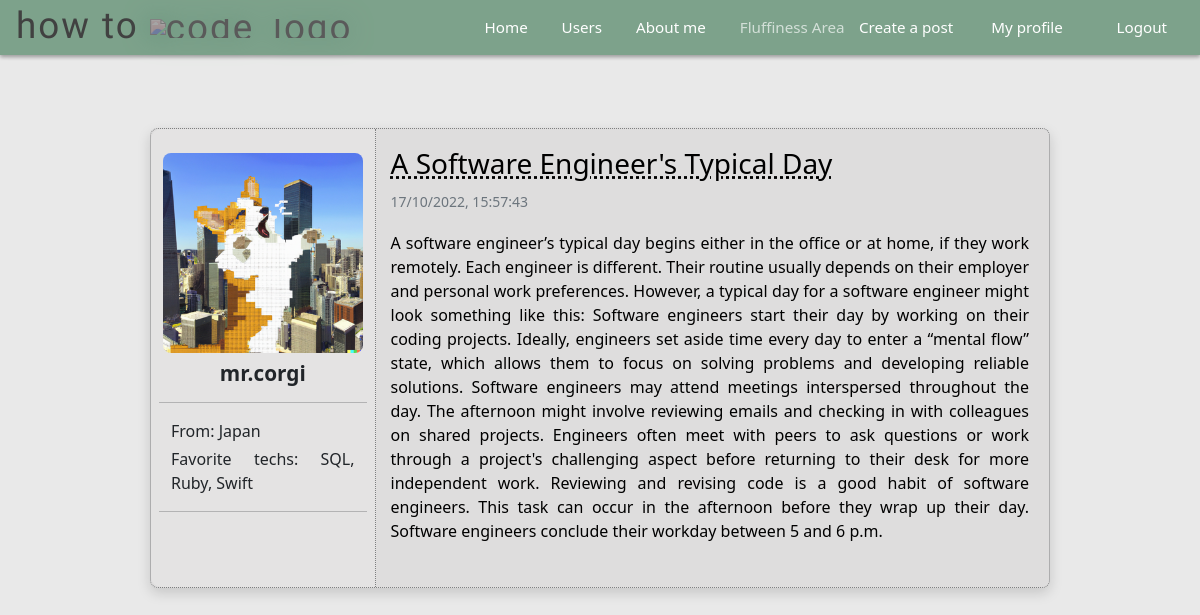
/post/3 (signed in), run on the app's committed database.
### trchl/models.py (models this page shows, shortened)
class User(db.Model, UserMixin):
    id_user = db.Column(db.Integer, primary_key=True)
    username = db.Column(db.String(30), unique=True, nullable=False)
    fullname = db.Column(db.String(50), nullable=True, default='')
    email = db.Column(db.String(50), unique=True, nullable=False)
    passwd = db.Column(db.String(30), nullable=False)
    place = db.Column(db.String(50), default='')
    profile_pic = db.Column(db.String(3000), default='default.jpg')
    fav_tech = db.Column(db.String(150), default='')
    posts = db.relationship('Post', backref='author', lazy=True)
    def get_id(self):
        return self.id_user

class Post(db.Model):
    id_post = db.Column(db.Integer, primary_key=True)
    title = db.Column(db.String(50), nullable=False)
    body = db.Column(db.Text, nullable=False)
    pub_date = db.Column(db.DateTime, nullable=False, default=datetime.utcnow)
    id_user = db.Column(db.Integer, db.ForeignKey('user.id_user'), nullable=False)

### trchl/routes.py (the view)
@app.route('/post/<id_post>', methods=['GET', 'POST'])
@login_required
def show_post(id_post):
    post = Post.query.get(id_post)
    if current_user == post.author:
        form_edit_post = FormNewPost()
        if request.method == 'GET':
            form_edit_post.title.data = post.title
            form_edit_post.body.data = post.body
        if form_edit_post.validate_on_submit():
            post.title = form_edit_post.title.data
            post.body = form_edit_post.body.data
            db.session.commit()
            flash('Changes saved successfully', 'alert-info')
    else:
        form_edit_post = None
    return render_template('post.html', post=post, form_edit_post=form_edit_post)

### trchl/models.py (called while the page is built)
@login_manager.user_loader
def load_user(id_user):
    return User.query.get(id_user)

### trchl/templates/post.html (shortened to what this page needs)
{% extends 'layout.html' %}
{% block body %}
<br>
<div class="container-xl mt-3 area-post p-0">
    <div class="row container-xl mt-0 ps-0 pe-0 area-post-inner">
        <div class="col-3 usercol px-2 py-4">
            <div class="userdata">
                <img src="{{ url_for('static', filename='profile_pictures/{}'.format(post.author.profile_pic)) }}" class="img-fluid index-profile" width="200">
                <h3 class="mt-2 author"><strong>{{ post.author.username }}</strong></h3>
                <hr>
                <div class="container mt-1 d-flex justify-content-left">
                    <span class="nfav_tech">From: {{ post.author.place }}</span>
                </div>
                <div class="container mt-1 d-flex justify-content-left">
                    {% if (post.author.fav_tech != '') %}
                    <span class="nfav_tech">Favorite techs: {{ post.author.fav_tech }}</span>
                    {% endif %}
                </div>
            </div>
            <hr>
        </div>
        <div class="col container-body">
            <a class="link-post" href="{{ url_for('show_post', id_post=post.id_post) }}">
                <h3>{{ post.title }}</h3>
            </a>
            <small class="text-muted">{{ post.pub_date.strftime('%d/%m/%Y, %H:%M:%S') }}</small>
            <p class="bodypost mt-2">{{ post.body }}</p>
        </div>
    </div>
</div>
<br>
{% endblock %}

### trchl/static/css/styles.css (style rules this page uses)
body { background-color: #e9e9e9; }
a { text-decoration: none; }
.img-fluid { max-width: 100%; margin: auto; place-self: center; place-content: center; place-items: center; display: flex; border-radius: 3%; opacity: 0.95; transition: 0.5s ease-in-out; object-fit: cover; }
.col, .col-sm, .col-md { margin: 8px; height: 300px; background-size: cover; background-position: center center; }
.link-post { text-decoration: None; color: black; margin-top: 110px; text-decoration: underline; text-decoration-style: dotted; }
.usercol { background-color: #e4e3e3; border-right: 1px dotted rgb(126, 127, 128); border-radius: 10px 0 0px 10px; margin-top: 0; padding: 10px; padding-top: 30px; }
.area-post { border-radius: 10px; background-color: #d9e1e18f; background-color: #dedddd; box-shadow: rgba(0, 0, 0, 0.15) 0px 5px 13px 0px; text-align: justify; height: 100%; max-width: 43%; margin: auto; border: 1px dotted rgb(126, 127, 128); }
.area-post-inner { margin-left: auto; margin-right: auto; margin-top: 30px; padding-top: 0px; }
.container-body { height: 100%; margin-left: auto; margin-right: auto; margin-top: 30px; padding-left: 40px; padding-right: 70px; }
.bodypost { padding-top: 10px; padding-bottom: 20px; }
.index-profile { max-height: 220px; object-fit: contain; border-radius: 8px; }
.author { text-align: center; margin: auto; }
p, h4 { color: black; }
@media (max-width: 2800px) { .area-post { max-width: 49%; } }
@media (max-width: 2500px) { .area-post { max-width: 55%; } }
@media (max-width: 2200px) { .area-post { max-width: 60%; } }
@media (max-width: 1900px) { .area-post { max-width: 65%; } }
@media (max-width: 1200px) { .usercol { padding: 20px; } }
@media (max-width: 1200px) { .author { font-size: 1.3rem; } }
@media (max-width: 1200px) { .area-post { border-radius: 8px; max-width: 75%; } }
@media (max-width: 1200px) { .container-body { margin-top: 18px; padding-left: 15px; padding-right: 20px; } }

### data on the page
User: profile_pic (picture), author.username "mr.corgi", author.place "Japan", author.fav_tech "SQL, Ruby, Swift"
Post: title "A Software Engineer's Typical Day", pub_date "17/10/2022, 15:57:43", body "A software engineer’s typical day begins either in the office or at home, if they work remotely. Each engineer is different. Their routine usually depends on their employer and personal work preferences. However, a typical day for a software engineer might look something like this: Software engineers start their day by working on their coding projects. Ideally, engineers set aside time every day to enter a “mental flow” state, which allows them to focus on solving problems and developing reliable solutions. Software engineers may attend meetings interspersed throughout the day. The afternoon might involve reviewing emails and checking in with colleagues on shared projects. Engineers often…"
